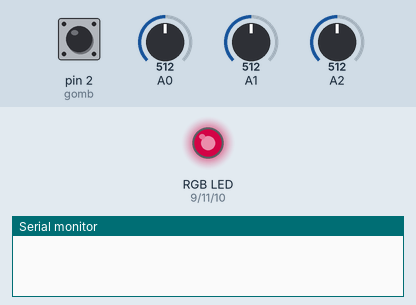
This sketch was run on a simulated Arduino Uno, built with avr-gcc and run on an emulated ATmega328P. Shown: an RGB LED mixed from three pins (HIGH = lit), the last lines printed to the serial monitor. Dashed ring = blinking. Inputs (shaded band) come from the test bench; at power-on: pin 2 (gomb) HIGH, A0 = 512, A1 = 512, A2 = 512. Dim RGB values are drawn brighter than linear.

Above: at 2.7 s.
2.8 s: pin 2 (gomb) pulled LOW for 0.15 s
At 3.6 s:
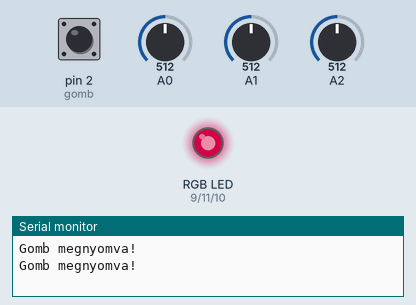
4.5 s: A0 set to 716
At 5.2 s:
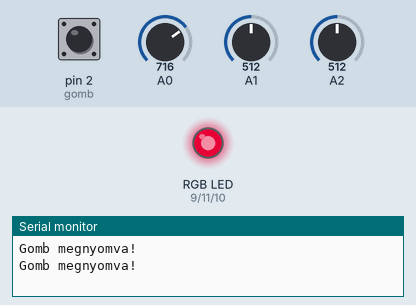
6.0 s: A1 set to 900
At 7.2 s:
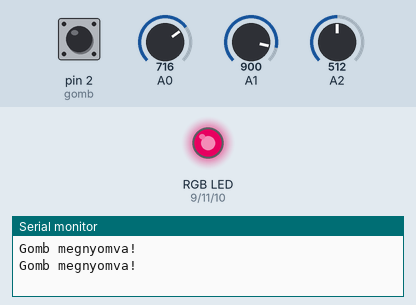
7.5 s: A0 set to 900
At 8.7 s:
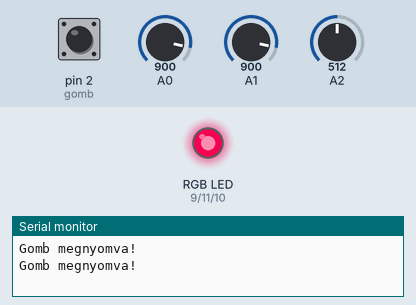
9.0 s: A1 set to 716
At 9.7 s:
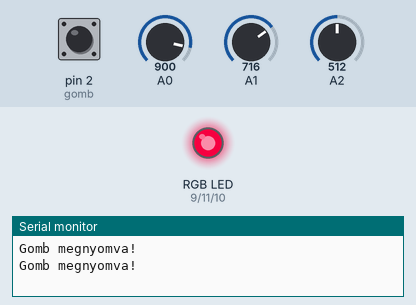
10.5 s: pin 2 (gomb) pulled LOW for 1 s
At 11.51 s:
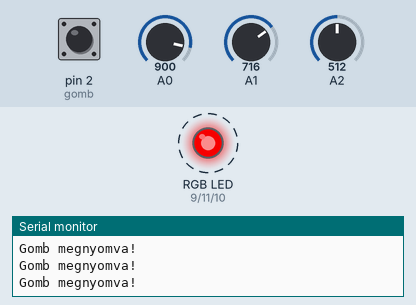
Timing chart, 0 to 13.5 s (numbered marks = the images above; inputs shaded):
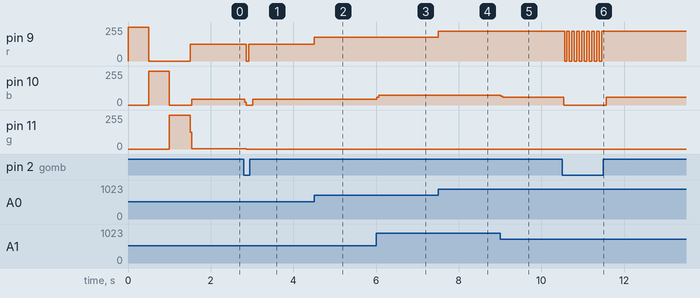

Measured:
- after the input at 2.8 s, pin 9 (r): 127/255 → 0/255 after 0.06 s, → 127/255 0.06 s later; pin 10 (b): 42/255 → 0/255 at once, → 42/255 0.20 s later; pin 11 (g): 2/255 → 0/255 after 0.06 s
- after the input at 4.5 s, pin 9 (r): 127/255 → 178/255 at once
- after the input at 6.0 s, pin 10 (b): 42/255 → 74/255 at once
- after the input at 7.5 s, pin 9 (r): 178/255 → 224/255 at once
- after the input at 9.0 s, pin 10 (b): 74/255 → 58/255 at once
- after the input at 10.5 s, pin 9 (r): alternates 224/255 for 0.06 s and 0/255 for 0.06 s, 16 changes in all, then stays 224/255, starting after 0.06 s; pin 10 (b): 58/255 → 0/255 at once, → 58/255 1.0 s later

The sketch:

rgb_led.ino
```cpp
int r=9;
int b=10;
int g=11;
int d=500;
int poti=0;
int gomb=2;

byte feny=0;
byte irany=1;

bool mukodik=true;

void setup() {
 pinMode (r, OUTPUT);
 pinMode (b, OUTPUT);
 pinMode (g, OUTPUT);
 pinMode (gomb, INPUT_PULLUP);

 pinMode (A0, INPUT);
 pinMode (A1, INPUT);
 pinMode (A2, INPUT);
 Serial.begin(9600);

 digitalWrite(r,1);
 delay(d);

 digitalWrite(r,0);
 digitalWrite(b,1);
 delay(d);

 digitalWrite(b,0);
 digitalWrite(g,1);
 delay(d);

 digitalWrite(r,0);
 digitalWrite(b,0);
 digitalWrite(g,0);

/*analogWrite(r,137);
analogWrite(b,90);
analogWrite(g,67);*/
}

void loop() {
   if (mukodik){

  poti=analogRead(A0); //0-1023
  feny=map(poti,0,1023,0,255);
  analogWrite(r,feny); //feny 0-255

  poti=analogRead(A1); //0-1023
  feny=map(poti,0,1023,0,255);
  analogWrite(b,feny); //feny 0-255

  poti=analogRead(A2); //0-1023
  feny=map(poti,0,1023,0,255);
  analogWrite(g,feny); //feny 0-255
   }
   else
    digitalWrite(r,0);
    digitalWrite(b,0);
    digitalWrite(g,0);

  /*Serial.print("Analóg érték:");
  Serial.println(analogRead(A0));
  Serial.print("; Feszültség:" );
  Serial.print(feny);*/

  if (digitalRead(gomb)==0)
  {
    delay(60);
    if (digitalRead(gomb)==0){
      Serial.println("Gomb megnyomva!");
      mukodik=!mukodik;

    }
  }


  /*if (feny==255) irany=-1;
  if (feny==0) irany=1;
  feny=feny+irany;
  delay(30);*/
}
```
